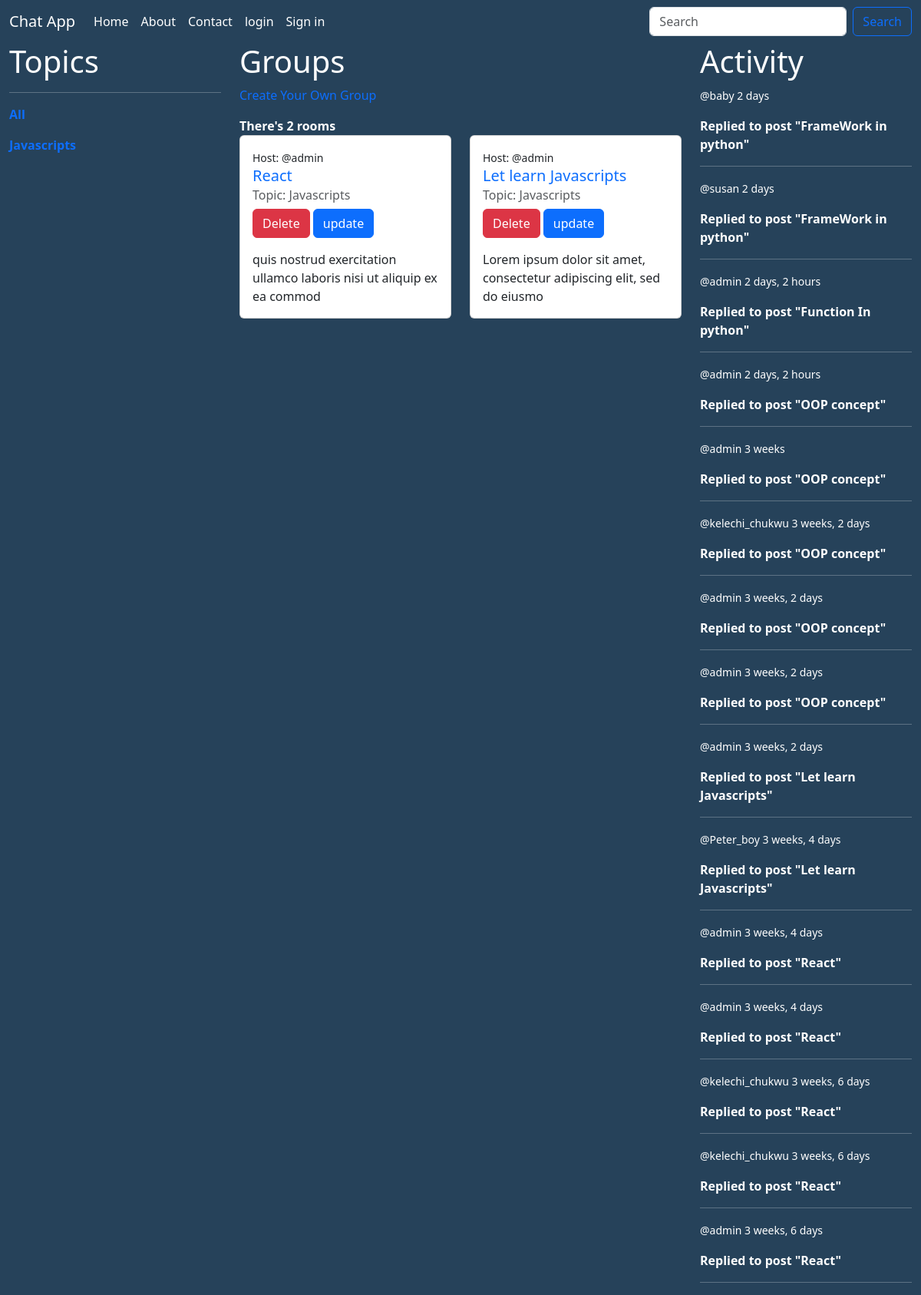
Page /topic/Javascripts/ on the committed database.
### main/models.py (models this page shows, shortened)
class Topic(models.Model):
    name = models.CharField(max_length=100)
    def __str__(self) -> str:
        return f"{self.name}"

class Room(models.Model):
    name = models.CharField(max_length=100,)
    host = models.ForeignKey(User,on_delete=models.CASCADE)
    topic = models.ForeignKey(Topic,on_delete=models.CASCADE)
    participant= models.ManyToManyField(User,related_name='paticipants',blank=True)
    description = models.TextField(max_length=600,null=True,blank=True)
    created = models.DateTimeField(auto_now_add=True)
    update = models.DateTimeField(auto_now=True)
    class Meta:
        ordering = ['-created']
    def __str__(self) -> str:
        return f'{self.description[0:70]}'

class Message(models.Model):
    host = models.ForeignKey(User,on_delete=models.CASCADE)
    room = models.ForeignKey(Room,on_delete=models.CASCADE)
    body = models.TextField(max_length=200,null=True,blank=True)
    created = models.DateTimeField(auto_now_add= True)
    class Meta:
        ordering = ['-created']

### main/views.py (the view)
# urls.py: path('topic/<str:foo>/',views.topic,name="topic"),
def topic(request,foo):
    topics = Topic.objects.get(name=foo)
    rooms = Room.objects.filter(topic=topics)
    room = rooms.count()
    message = Message.objects.all()
    context = {"topic":topics,"rooms":rooms,'message':message,'room':room}
    return render(request,'topic.html',context)

### templates/topic.html
{% extends 'partial/main.html' %}
{% load static %}
{% block content %}
<div class="container-fluid">
    <div class="row ">
       <div class="col-3">
          <div class="topic">
              <h1 >Topics</h1>
              <hr>
                  <p><Strong><a href="{% url 'home' %}">All</a></Strong></p>
                  <p><Strong><a href="{% url 'topic' topic.name%}">{{topic.name}}</a></Strong></p>
          </div>
       </div>
        <div class="col-6 col-lg-6">
            <h1>Groups</h1>
            <p><a href="{% url 'create' %}  "  title="Create Your Very Own Room" style="text-decoration: none;">Create Your Own Group</a></p>
            <b>There's {{room}} rooms</b>
            <div class="row">
                {% for room in rooms%}
                <div class="col-12 col-lg-6 ">
                  <div class="card">
                     <div class="card-body">
                        <small>Host: @{{room.host}}</small> <br>
                        <h5 class="card-title"><a href="{% url 'room' room.id %}">{{room.name}}</a> </h5>
                        <h6 class="card-subtitle mb-2 text-body-secondary">Topic: {{room.topic}}</h6>
                        <p><a href="{% url 'delete' room.id %}" class="btn btn-danger">Delete</a>   <a href="{% url 'update' room.id %}" class="btn btn-primary">update</a></p>
                        <p class="card-text">{{room}}</p>
                     </div>
                  </div>
                </div>
                {% endfor %}
            </div>
       </div>
       <div class="col-3">
         <h1>Activity</h1>
         {% for message in message%}
         <p><small>@{{message.host}}    {{message.created|timesince}}</small></p>
         <strong>Replied to post "{{message.room.name}}"</strong>
         <hr>
        {% endfor %}
       </div>
    </div>
</div>
{% endblock %}

### static/css/styles.css (style rules this page uses)
.body { background-color: #26425a; color: white; }
.topic a { text-decoration: none; }
.card-body a { text-decoration: none; }
h5 a { text-decoration: none; }

### rows in the picture
Topic: name "Javascripts"
Room: host "admin", name "React", topic "Javascripts", description "quis nostrud exercitation ullamco laboris nisi ut aliquip ex ea commod"
Room: host "admin", name "Let learn Javascripts", topic "Javascripts", description "Lorem ipsum dolor sit amet, consectetur adipiscing elit, sed do eiusmo"
Message: host "baby", created "2 days", room.name "FrameWork in python"
Message: host "susan", created "2 days", room.name "FrameWork in python"
Message: host "admin", created "2 days, 2 hours", room.name "Function In python"
Message: host "admin", created "2 days, 2 hours", room.name "OOP concept"
Message: host "admin", created "3 weeks", room.name "OOP concept"
Message: host "kelechi_chukwu", created "3 weeks, 2 days", room.name "OOP concept"
Message: host "admin", created "3 weeks, 2 days", room.name "OOP concept"
Message: host "admin", created "3 weeks, 2 days", room.name "OOP concept"
Message: host "admin", created "3 weeks, 2 days", room.name "Let learn Javascripts"
Message: host "Peter_boy", created "3 weeks, 4 days", room.name "Let learn Javascripts"
Message: host "admin", created "3 weeks, 4 days", room.name "React"
Message: host "admin", created "3 weeks, 4 days", room.name "React"
Message: host "kelechi_chukwu", created "3 weeks, 6 days", room.name "React"
Message: host "kelechi_chukwu", created "3 weeks, 6 days", room.name "React"
Message: host "admin", created "3 weeks, 6 days", room.name "React"

### other values in the picture
{{ room }} "2"
